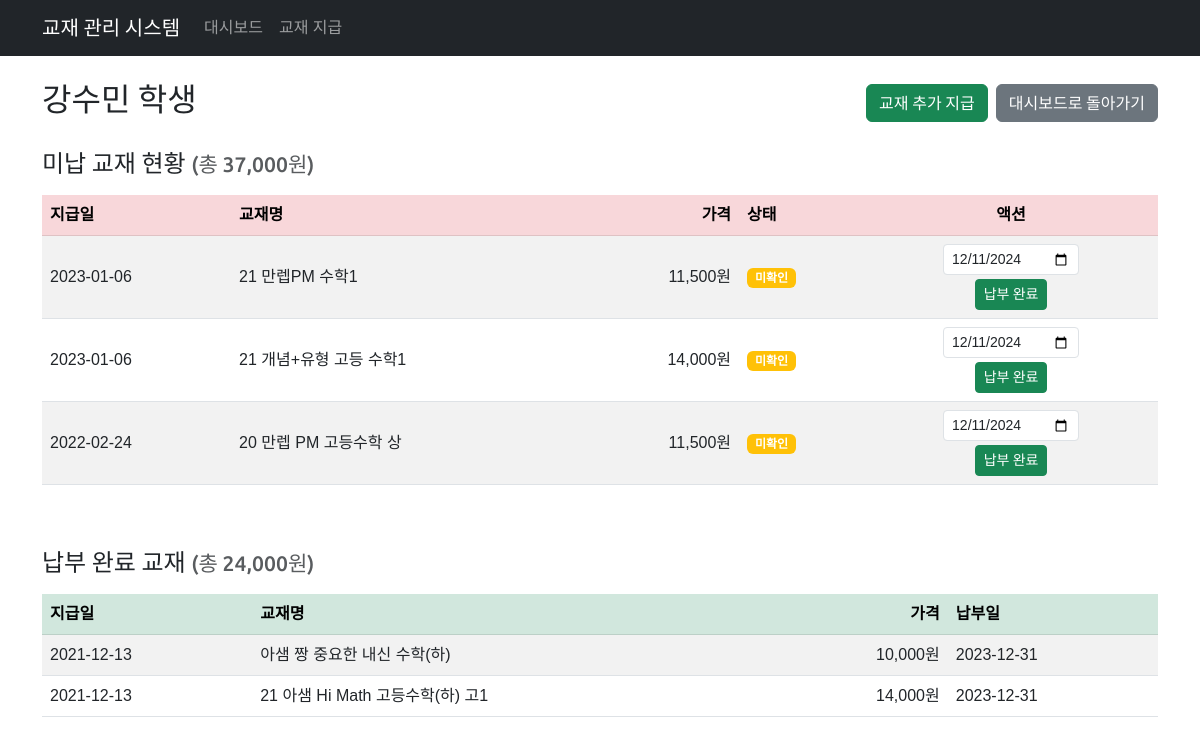
Page /textbook/student/105/ on the committed database.
### textbook/models.py (models this page shows, shortened)
class Student(models.Model):
    name = models.CharField(max_length=255, unique=True, verbose_name='학생')
    class Meta:
        db_table = 'student'
        ordering = ['name']
        verbose_name = '학생'
        verbose_name_plural = '학생'

class Book(models.Model):
    input_date = models.DateField(verbose_name='지급일')
    book_name = models.CharField(max_length=255, verbose_name='교재')
    price = models.IntegerField(verbose_name='가격')
    checking = models.BooleanField(default=False, verbose_name='상태')
    student = models.ForeignKey(Student, on_delete=models.CASCADE, related_name='books', verbose_name='학생')
    payment_date = models.DateField(null=True, blank=True, verbose_name='수납일')
    class Meta:
        db_table = 'book'
        ordering = ['-input_date']
        verbose_name = '교재'
        verbose_name_plural = '교재'

### textbook/views.py (the view)
# urls.py: path('student/<int:student_id>/', views.student_detail, name='student_detail'),
def student_detail(request, student_id):
    student = get_object_or_404(Student, id=student_id)
    unpaid_books = student.books.filter(payment_date__isnull=True)
    paid_books = student.books.filter(payment_date__isnull=False)
    total_unpaid = unpaid_books.aggregate(total=Sum('price'))['total'] or 0
    total_paid = paid_books.aggregate(total=Sum('price'))['total'] or 0
    context = {
        'student': student,
        'unpaid_books': unpaid_books,
        'paid_books': paid_books,
        'total_unpaid': total_unpaid,
        'total_paid': total_paid,
        'today' : date.today(),
    }
    return render(request, 'textbook/student_detail.html', context)

### textbook/templates/textbook/student_detail.html (shortened to what this page needs)
{% extends 'textbook/base.html' %}
{% load humanize %}
{% block content %}
<div class="row">
    <div class="col-12">
        <div class="d-flex justify-content-between align-items-center mb-4">
            <h2>{{ student.name }} 학생</h2>
            <div class="d-flex gap-2">
                <a href="{% url 'textbook:issue_book' %}?student_id={{ student.id }}" class="btn btn-success">교재 추가 지급</a>
                <a href="{% url 'textbook:dashboard' %}" class="btn btn-secondary">
                    대시보드로 돌아가기
                </a>
            </div>
        </div>
        <h4 class="mb-3">미납 교재 현황 <small class="text-muted">(총 {{ total_unpaid|intcomma }}원)</small></h4>
        <div class="table-responsive mb-5">
            <table class="table table-striped table-hover align-middle">
                <thead class="table-danger">
                    <tr>
                        <th>지급일</th>
                        <th>교재명</th>
                        <th class="text-end">가격</th>
                        <th>상태</th>
                        <th class="text-center">액션</th>
                    </tr>
                </thead>
                <tbody>
                    {% for book in unpaid_books %}
                    <tr>
                        <td>{{ book.input_date|date:"Y-m-d" }}</td>
                        <td>{{ book.book_name }}</td>
                        <td class="text-end">{{ book.price|intcomma }}원</td>
                        <td>
                            {% if book.checking %}
                            <span class="badge bg-success">확인</span>
                            {% else %}
                            <span class="badge bg-warning">미확인</span>
                            {% endif %}
                        </td>
                        <td class="text-center">
                            <form action="{% url 'textbook:mark_as_paid' book.id %}" method="post" class="d-inline-block" onsubmit="return validateDate(this);">
                                <input type="date" name="payment_date" value="{{ today|date:'Y-m-d' }}" class="form-control form-control-sm" id="paymentDate_{{book.id}}">
                                <button type="submit" class="btn btn-success btn-sm mt-1">납부 완료</button>
                            </form>
                        </td>
                    </tr>
                    {% empty %}
                    <tr>
                        <td colspan="5" class="text-center">미납된 교재가 없습니다.</td>
                    </tr>
                    {% endfor %}
                </tbody>
            </table>
        </div>
        <h4 class="mb-3">납부 완료 교재 <small class="text-muted">(총 {{ total_paid|intcomma }}원)</small></h4>
        <div class="table-responsive">
            <table class="table table-striped table-hover align-middle">
                <thead class="table-success">
                    <tr>
                        <th>지급일</th>
                        <th>교재명</th>
                        <th class="text-end">가격</th>
                        <th>납부일</th>
                    </tr>
                </thead>
                <tbody>
                    {% for book in paid_books %}
                    <tr>
                        <td>{{ book.input_date|date:"Y-m-d" }}</td>
                        <td>{{ book.book_name }}</td>
                        <td class="text-end">{{ book.price|intcomma }}원</td>
                        <td>{{ book.payment_date|date:"Y-m-d" }}</td>
                    </tr>
                    {% empty %}
                    <tr>
                        <td colspan="4" class="text-center">납부 완료된 교재가 없습니다.</td>
                    </tr>
                    {% endfor %}
                </tbody>
            </table>
        </div>
    </div>
</div>
{% endblock %}

### textbook/templates/textbook/base.html (style rules this page uses)
body { font-family: 'Noto Sans KR', sans-serif; }
h1, h2, h3, h4, h5, h6, .navbar-brand, .btn, .pagination { font-family: 'Ubuntu', 'Noto Sans KR', sans-serif; }

### rows in the picture
Student: name "강수민"
Book: input_date "2023-01-06", book_name "21 만렙PM 수학1", price "11,500", checking "미확인", payment_date "12/11/2024"
Book: input_date "2023-01-06", book_name "21 개념+유형 고등 수학1", price "14,000", checking "미확인", payment_date "12/11/2024"
Book: input_date "2022-02-24", book_name "20 만렙 PM 고등수학 상", price "11,500", checking "미확인", payment_date "12/11/2024"
Book: input_date "2021-12-13", book_name "아샘 짱 중요한 내신 수학(하)", price "10,000", payment_date "2023-12-31"
Book: input_date "2021-12-13", book_name "21 아샘 Hi Math 고등수학(하) 고1", price "14,000", payment_date "2023-12-31"

### other values in the picture
{{ total_unpaid|intcomma }} "37,000"
{{ total_paid|intcomma }} "24,000"
